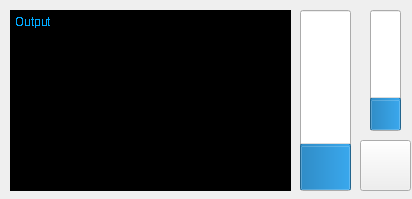
<?xml version="1.0" encoding="UTF-8"?>
<ui version="4.0">
 <class>process_form</class>
 <widget class="QWidget" name="process_form">
  <property name="windowModality">
   <enum>Qt::WindowModal</enum>
  </property>
  <property name="geometry">
   <rect>
    <x>0</x>
    <y>0</y>
    <width>412</width>
    <height>199</height>
   </rect>
  </property>
  <property name="font">
   <font>
    <stylestrategy>NoAntialias</stylestrategy>
   </font>
  </property>
  <property name="cursor">
   <cursorShape>ArrowCursor</cursorShape>
  </property>
  <property name="windowTitle">
   <string>Titulo</string>
  </property>
  <property name="windowIcon">
   <iconset resource="recursosFile.qrc">
    <normaloff>:/iconos/recursos/StartRender.png</normaloff>:/iconos/recursos/StartRender.png</iconset>
  </property>
  <property name="windowOpacity">
   <double>1.000000000000000</double>
  </property>
  <widget class="QPushButton" name="cancel_boton">
   <property name="geometry">
    <rect>
     <x>360</x>
     <y>140</y>
     <width>51</width>
     <height>51</height>
    </rect>
   </property>
   <property name="cursor">
    <cursorShape>PointingHandCursor</cursorShape>
   </property>
   <property name="toolTip">
    <string>Cancel</string>
   </property>
   <property name="text">
    <string/>
   </property>
   <property name="icon">
    <iconset resource="recursosFile.qrc">
     <normaloff>:/iconos/recursos/errorIco.png</normaloff>:/iconos/recursos/errorIco.png</iconset>
   </property>
   <property name="iconSize">
    <size>
     <width>40</width>
     <height>40</height>
    </size>
   </property>
   <property name="autoDefault">
    <bool>false</bool>
   </property>
  </widget>
  <widget class="QPlainTextEdit" name="info">
   <property name="geometry">
    <rect>
     <x>10</x>
     <y>10</y>
     <width>281</width>
     <height>181</height>
    </rect>
   </property>
   <property name="cursor" stdset="0">
    <cursorShape>PointingHandCursor</cursorShape>
   </property>
   <property name="styleSheet">
    <string notr="true">background-color: rgb(0, 0, 0);
color: rgb(0, 170, 255);</string>
   </property>
   <property name="frameShadow">
    <enum>QFrame::Raised</enum>
   </property>
   <property name="undoRedoEnabled">
    <bool>false</bool>
   </property>
   <property name="readOnly">
    <bool>true</bool>
   </property>
   <property name="plainText">
    <string>Output</string>
   </property>
   <property name="maximumBlockCount">
    <number>10</number>
   </property>
   <property name="backgroundVisible">
    <bool>true</bool>
   </property>
   <property name="centerOnScroll">
    <bool>true</bool>
   </property>
  </widget>
  <widget class="QProgressBar" name="total_bar">
   <property name="geometry">
    <rect>
     <x>300</x>
     <y>10</y>
     <width>51</width>
     <height>181</height>
    </rect>
   </property>
   <property name="toolTip">
    <string>Total progress</string>
   </property>
   <property name="value">
    <number>24</number>
   </property>
   <property name="alignment">
    <set>Qt::AlignJustify|Qt::AlignVCenter</set>
   </property>
   <property name="orientation">
    <enum>Qt::Vertical</enum>
   </property>
   <property name="invertedAppearance">
    <bool>false</bool>
   </property>
  </widget>
  <widget class="QProgressBar" name="actualBar">
   <property name="geometry">
    <rect>
     <x>370</x>
     <y>10</y>
     <width>31</width>
     <height>121</height>
    </rect>
   </property>
   <property name="toolTip">
    <string>Current render progress</string>
   </property>
   <property name="value">
    <number>24</number>
   </property>
   <property name="alignment">
    <set>Qt::AlignJustify|Qt::AlignVCenter</set>
   </property>
   <property name="orientation">
    <enum>Qt::Vertical</enum>
   </property>
   <property name="invertedAppearance">
    <bool>false</bool>
   </property>
  </widget>
 </widget>
 <resources>
  <include location="recursosFile.qrc"/>
 </resources>
 <connections/>
</ui>
